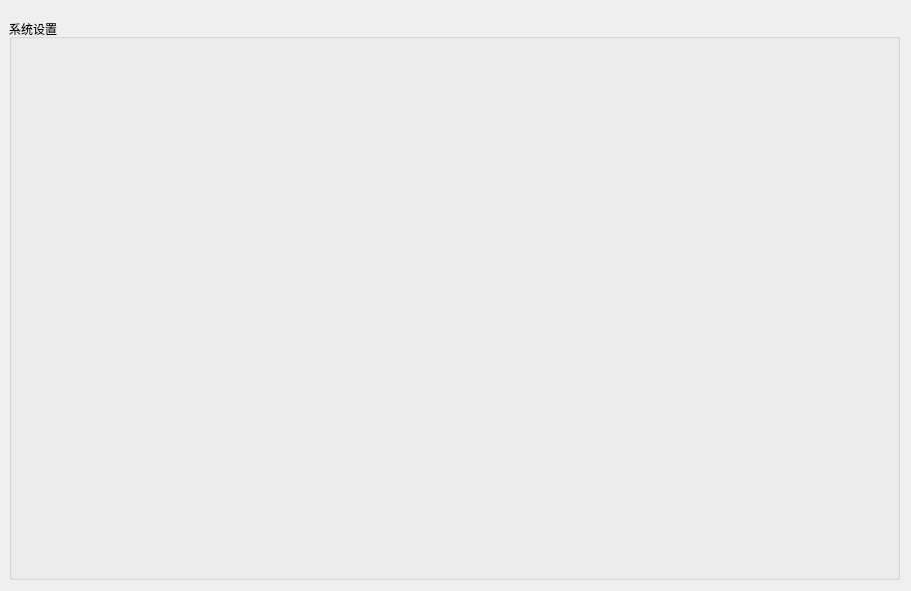
<?xml version="1.0" encoding="UTF-8"?>
<ui version="4.0">
 <class>tab6_frame</class>
 <widget class="QWidget" name="tab6_frame">
  <property name="geometry">
   <rect>
    <x>0</x>
    <y>0</y>
    <width>911</width>
    <height>591</height>
   </rect>
  </property>
  <property name="windowTitle">
   <string>Form</string>
  </property>
  <property name="styleSheet">
   <string notr="true"/>
  </property>
  <widget class="QGroupBox" name="groupBox">
   <property name="geometry">
    <rect>
     <x>9</x>
     <y>19</y>
     <width>891</width>
     <height>561</height>
    </rect>
   </property>
   <property name="title">
    <string>系统设置</string>
   </property>
  </widget>
 </widget>
 <resources/>
 <connections/>
</ui>
